Frame 1 (no input): blank canvas, image omitted
Frame 60 (the mouse pressed at the canvas centre just before this capture): blank canvas, image omitted
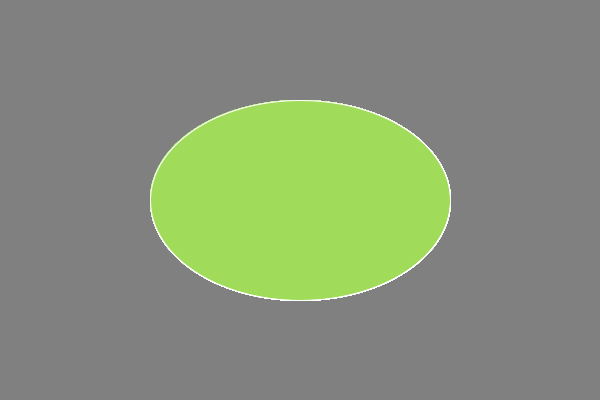
Frame 120 (the mouse held since frame 60 and released just before this capture)

The Processing sketch whose frames 1 and 60 were blank and that drew this single picture after the mouse press (run headless with seeded random() and noise(); from frame 60 on, the mouse is pressed at the canvas centre):

// Processing sketch: tutorial_2
// ── tutorial_2.pde
// Do it once
void setup() {
  size(600,400);
  background(128);
}

// It's like a loop
void draw() {
  stroke(255, 255, 255);
  fill(160, 220, 90);
  
  //change shape and size of ellipse according to location coordinates
  ellipse(mouseX, mouseY, mouseX, mouseY);
}
